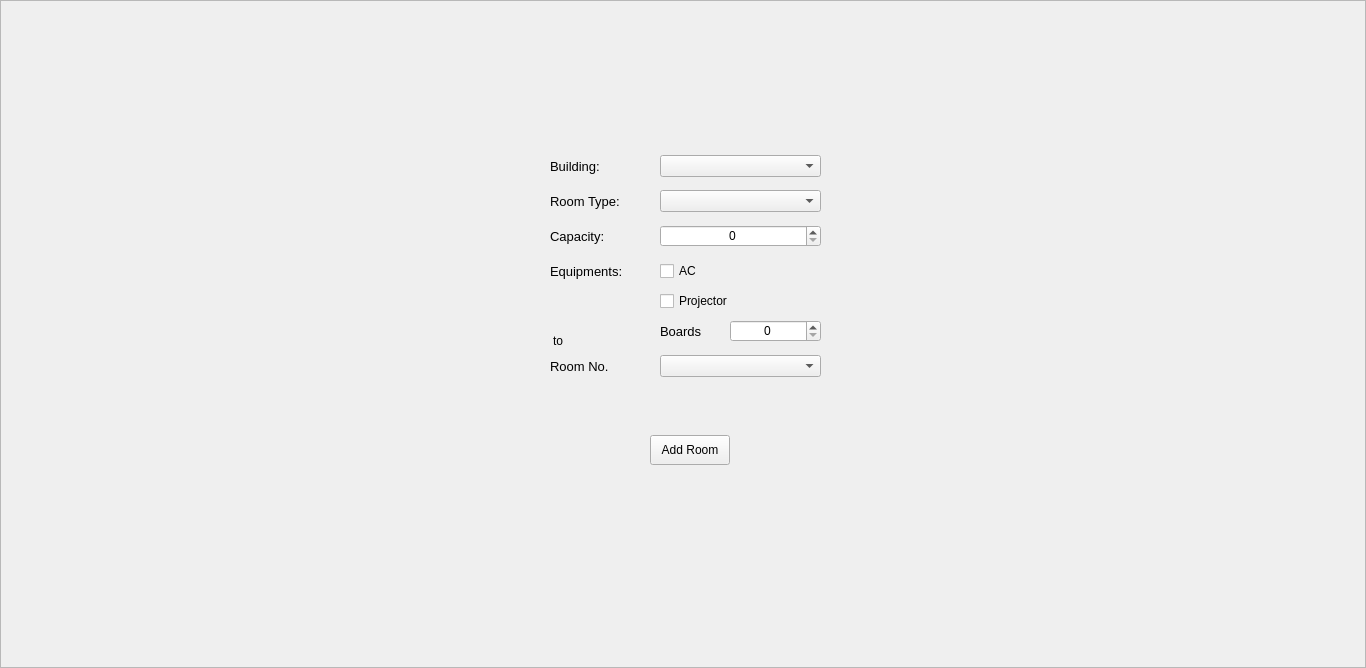
    <widget class="QFrame" name="addRoomframe">
     <property name="enabled">
      <bool>true</bool>
     </property>
     <property name="geometry">
      <rect>
       <x>0</x>
       <y>100</y>
       <width>1366</width>
       <height>668</height>
      </rect>
     </property>
     <property name="frameShape">
      <enum>QFrame::StyledPanel</enum>
     </property>
     <property name="frameShadow">
      <enum>QFrame::Plain</enum>
     </property>
     <widget class="QLabel" name="timetoLabel_2">
      <property name="geometry">
       <rect>
        <x>550</x>
        <y>330</y>
        <width>16</width>
        <height>22</height>
       </rect>
      </property>
      <property name="font">
       <font>
        <pointsize>9</pointsize>
       </font>
      </property>
      <property name="text">
       <string>to</string>
      </property>
      <property name="alignment">
       <set>Qt::AlignCenter</set>
      </property>
     </widget>
     <widget class="QPushButton" name="addbtn">
      <property name="geometry">
       <rect>
        <x>650</x>
        <y>435</y>
        <width>80</width>
        <height>30</height>
       </rect>
      </property>
      <property name="text">
       <string>Add Room</string>
      </property>
     </widget>
     <widget class="QSpinBox" name="boardspin_2">
      <property name="geometry">
       <rect>
        <x>730</x>
        <y>320</y>
        <width>91</width>
        <height>22</height>
       </rect>
      </property>
      <property name="alignment">
       <set>Qt::AlignCenter</set>
      </property>
     </widget>
     <widget class="QLabel" name="bkbkgnd_2">
      <property name="geometry">
       <rect>
        <x>453</x>
        <y>50</y>
        <width>460</width>
        <height>523</height>
       </rect>
      </property>
      <property name="styleSheet">
       <string notr="true">border-image: url(:/res/img/BookingFrame.svg);</string>
      </property>
      <property name="text">
       <string/>
      </property>
     </widget>
     <widget class="QComboBox" name="roomtypSelec_2">
      <property name="geometry">
       <rect>
        <x>660</x>
        <y>190</y>
        <width>161</width>
        <height>22</height>
       </rect>
      </property>
     </widget>
     <widget class="QLabel" name="boardLabel_2">
      <property name="geometry">
       <rect>
        <x>660</x>
        <y>320</y>
        <width>47</width>
        <height>22</height>
       </rect>
      </property>
      <property name="font">
       <font>
        <pointsize>10</pointsize>
       </font>
      </property>
      <property name="text">
       <string>Boards</string>
      </property>
     </widget>
     <widget class="QLabel" name="roomtypLabel_2">
      <property name="geometry">
       <rect>
        <x>550</x>
        <y>190</y>
        <width>71</width>
        <height>22</height>
       </rect>
      </property>
      <property name="font">
       <font>
        <pointsize>10</pointsize>
       </font>
      </property>
      <property name="text">
       <string>Room Type:</string>
      </property>
     </widget>
     <widget class="QSpinBox" name="capspin_2">
      <property name="geometry">
       <rect>
        <x>660</x>
        <y>225</y>
        <width>161</width>
        <height>22</height>
       </rect>
      </property>
      <property name="alignment">
       <set>Qt::AlignCenter</set>
      </property>
     </widget>
     <widget class="QComboBox" name="rommnoSelec_2">
      <property name="geometry">
       <rect>
        <x>660</x>
        <y>355</y>
        <width>161</width>
        <height>22</height>
       </rect>
      </property>
     </widget>
     <widget class="QLabel" name="roomnoLabel_2">
      <property name="geometry">
       <rect>
        <x>550</x>
        <y>355</y>
        <width>61</width>
        <height>22</height>
       </rect>
      </property>
      <property name="font">
       <font>
        <pointsize>10</pointsize>
       </font>
      </property>
      <property name="text">
       <string>Room No.</string>
      </property>
     </widget>
     <widget class="QLabel" name="equipLabel_2">
      <property name="geometry">
       <rect>
        <x>550</x>
        <y>260</y>
        <width>81</width>
        <height>22</height>
       </rect>
      </property>
      <property name="font">
       <font>
        <pointsize>10</pointsize>
       </font>
      </property>
      <property name="text">
       <string>Equipments:</string>
      </property>
     </widget>
     <widget class="QLabel" name="capLabel_2">
      <property name="geometry">
       <rect>
        <x>550</x>
        <y>225</y>
        <width>61</width>
        <height>22</height>
       </rect>
      </property>
      <property name="font">
       <font>
        <pointsize>10</pointsize>
       </font>
      </property>
      <property name="text">
       <string>Capacity:</string>
      </property>
     </widget>
     <widget class="QCheckBox" name="ACchkbx_2">
      <property name="geometry">
       <rect>
        <x>660</x>
        <y>260</y>
        <width>70</width>
        <height>22</height>
       </rect>
      </property>
      <property name="text">
       <string>AC</string>
      </property>
     </widget>
     <widget class="QLabel" name="buildLabel_2">
      <property name="geometry">
       <rect>
        <x>550</x>
        <y>155</y>
        <width>61</width>
        <height>22</height>
       </rect>
      </property>
      <property name="font">
       <font>
        <pointsize>10</pointsize>
       </font>
      </property>
      <property name="text">
       <string>Building:</string>
      </property>
     </widget>
     <widget class="QComboBox" name="buildSelec_2">
      <property name="geometry">
       <rect>
        <x>660</x>
        <y>155</y>
        <width>161</width>
        <height>22</height>
       </rect>
      </property>
     </widget>
     <widget class="QCheckBox" name="projchkbx_2">
      <property name="geometry">
       <rect>
        <x>660</x>
        <y>290</y>
        <width>70</width>
        <height>22</height>
       </rect>
      </property>
      <property name="text">
       <string>Projector</string>
      </property>
     </widget>
     <zorder>timetoLabel_2</zorder>
     <zorder>bkbkgnd_2</zorder>
     <zorder>roomtypSelec_2</zorder>
     <zorder>boardLabel_2</zorder>
     <zorder>roomtypLabel_2</zorder>
     <zorder>capspin_2</zorder>
     <zorder>rommnoSelec_2</zorder>
     <zorder>roomnoLabel_2</zorder>
     <zorder>equipLabel_2</zorder>
     <zorder>capLabel_2</zorder>
     <zorder>ACchkbx_2</zorder>
     <zorder>buildLabel_2</zorder>
     <zorder>buildSelec_2</zorder>
     <zorder>projchkbx_2</zorder>
     <zorder>addbtn</zorder>
     <zorder>boardspin_2</zorder>
    </widget>
